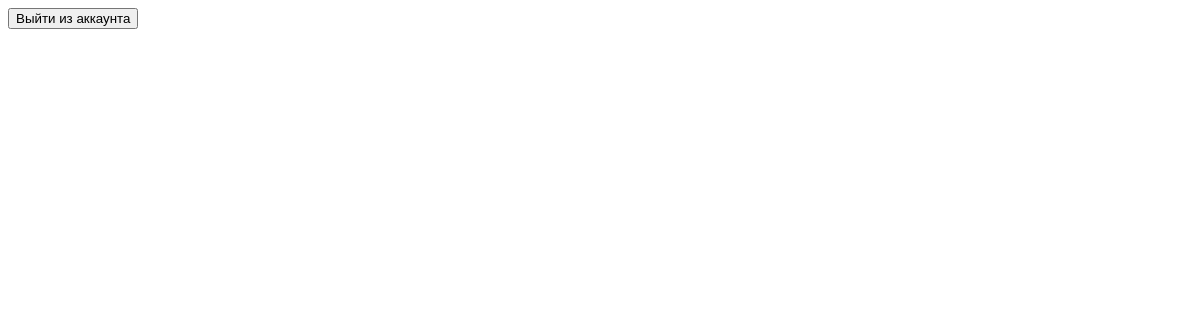
Before: /user_list/ with the older database file.
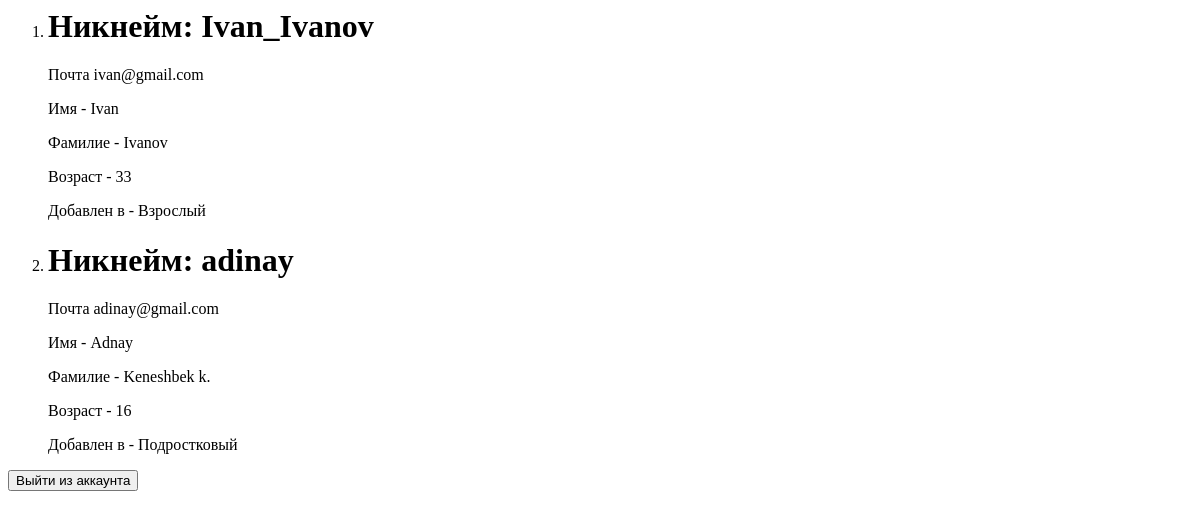
After: the same page with the newer database file.
### users/models.py (models this page shows, shortened)
class CustomUser(User):
    GENDER = (
        ('Male', 'Male'),
        ('Female', 'Female'),
    )
    phone_number = models.CharField(max_length=14)
    age = models.PositiveIntegerField(default=7)
    gender = models.CharField(max_length=10, choices=GENDER, default='Male')
    club = models.CharField(max_length=100, default='Клуб не определен')

### users/views.py (the view)
# urls.py: path('user_list/', views.UserListView.as_view(), name='user_list'),
class UserListView(ListView):
    template_name = 'users/user_list.html'
    context_object_name = 'persons'
    model = models.CustomUser
    def get_queryset(self):
        return self.model.objects.all().order_by('-id')

### templates/users/user_list.html (shortened to what this page needs)
<ol>
    {% for i in persons %}
    <li>
        <h1>Никнейм: {{ i.username }}</h1>
        <p>Почта {{ i.email }}</p>
        <p>Имя - {{ i.first_name }}</p>
        <p>Фамилие - {{ i.last_name }}</p>
        <p>Возраст - {{ i.age }}</p>
        {% if i.club %}
        <p>Добавлен в - {{ i.club }}</p>
        {% else %}
        <p>Клуб не определен</p>
        {% endif %}
    </li>
    {% endfor %}
</ol>
<form action="{% url 'users:login' %}" method="POST">
    <button type="submit">Выйти из аккаунта</button>
</form>

Changed rows visible on the page:
added CustomUser: username "Ivan_Ivanov", email "ivan@gmail.com", first_name "Ivan", last_name "Ivanov", age "33", club "Взрослый"
added CustomUser: username "adinay", email "adinay@gmail.com", first_name "Adnay", last_name "Keneshbek k.", age "16", club "Подростковый"
